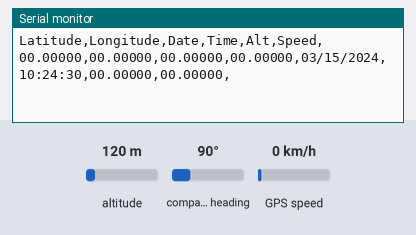
Bench run of a sketch on a simulated Arduino Uno, built for the host (arithmetic inside an expression is 32-bit, double 64-bit). Shown: the last lines printed to the serial monitor. Inputs (shaded band) come from the test bench; at power-on: altitude 120 m, GPS speed 0 km/h, compass heading 90°. The GPS gets a fix after 3 s at 37.7749, -122.4194 with 8 satellites.

Above: at 1.2 s.
1.3 s: altitude set to 20 m
At 2.7 s:
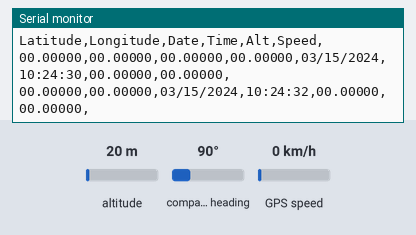
5.3 s: GPS speed set to 2 km/h
At 6.6 s:
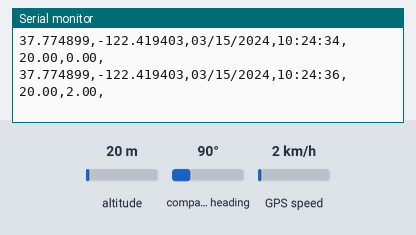
6.8 s: altitude set to 250 m
At 8.6 s:
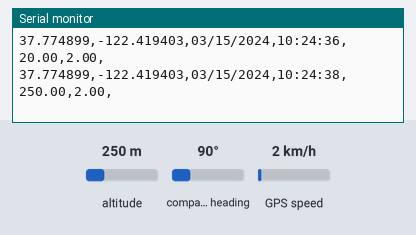

The sketch:

arduinoProgram.ino
```cpp
// Include Library
#include <TinyGPSPlus.h>
#include <SoftwareSerial.h>

static const int RXPin = 7, TXPin = 6;
static const uint32_t GPSBaud = 9600;
TinyGPSPlus gps;
SoftwareSerial ss(RXPin, TXPin);


void setup() {
  // put your setup code here, to run once:
  Serial.begin(115200);
  ss.begin(GPSBaud);
  Serial.println("Latitude,Longitude,Date,Time,Alt,Speed,");
  printFloat(gps.location.lat(), gps.location.isValid(), 11, 6);
  printFloat(gps.location.lng(), gps.location.isValid(), 12, 6);
}

void loop() {
  // put your main code here, to run repeatedly:
  printFloat(gps.location.lat(), gps.location.isValid(), 11, 6);
  printFloat(gps.location.lng(), gps.location.isValid(), 12, 6);
  printDateTime(gps.date, gps.time);
  printFloat(gps.altitude.meters(), gps.altitude.isValid(), 7, 2);
  printFloat(gps.speed.kmph(), gps.speed.isValid(), 6, 2);
  Serial.println();
  smartDelay(2000);
}

static void smartDelay(unsigned long ms){
  unsigned long start = millis();
  do{
    while (ss.available())
      gps.encode(ss.read());
  }
  while (millis() - start < ms);
}
static void printFloat(float val, bool valid, int len, int prec){
  if (!valid){
    Serial.print("00.00000,");
  }
  else{
    Serial.print(val, prec);
    Serial.print(',');
  }
  smartDelay(0);
}
static void printDateTime(TinyGPSDate &d, TinyGPSTime &t){
  if (!d.isValid()){
    Serial.print("00/00/0000,");
  }
  else{
    char sz[32];
    sprintf(sz, "%02d/%02d/%02d", d.month(), d.day(), d.year());
    Serial.print(sz);
    Serial.print(',');
  }

  if (!t.isValid()){
    Serial.print(F("00:00:00,"));
  }
  else{
    char sz[32];
    sprintf(sz, "%02d:%02d:%02d", t.hour(), t.minute(), t.second());
    Serial.print(sz);
    Serial.print(',');
  }
  smartDelay(0);
}
```

Measured:
- after the input at 5.3 s, the serial monitor: prints a new line after 0.72 s (image 2)
- after the input at 6.8 s, the serial monitor: prints a new line after 1.2 s (image 3)
